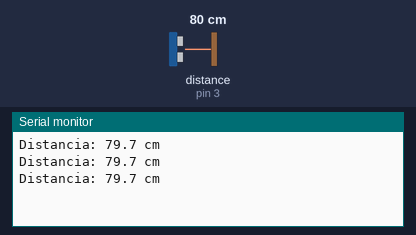
The sketch below on a simulated Arduino Uno, built with avr-gcc and run on an emulated ATmega328P. Shown: the last lines printed to the serial monitor. Wiring (inferred from the names in the program): ultrasonic range finder: trigger pin 2; echo pin 3. Inputs (shaded band) come from the test bench; at power-on: distance to the obstacle (sensor on pin 3) 80 cm. The echo pulse lasts 58.3 µs per cm.

Above: at 1.3 s.
1.4 s: distance to the obstacle (sensor on pin 3) set to 2 cm
At 1.9 s:
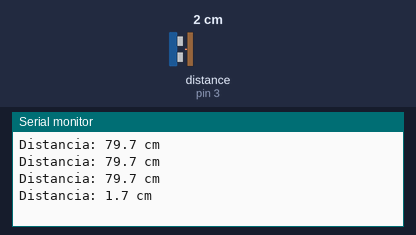
2.9 s: distance to the obstacle (sensor on pin 3) set to 4 cm
At 3.4 s:
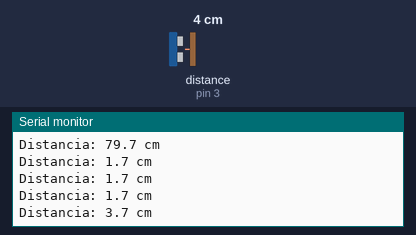
Timing chart, 0 to 5.9 s (numbered marks = the images above; inputs shaded):
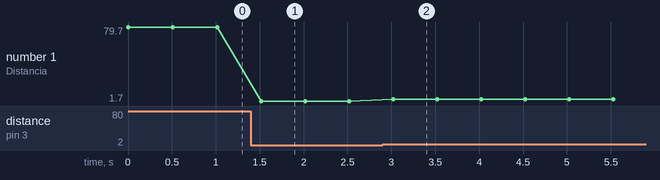

The sketch:

sensor_breno.ino
```cpp
// ============================================================================
// Bolinho de Chuva — código do sensor feito pelo Breno (Arduino + HC-SR04)
// ============================================================================
// Mede a distância do sensor até a água e escreve no cabo USB, 2 vezes por
// segundo, uma linha assim:
//
//     Distancia: 15.2 cm
//
// Como chega no site: o Arduino fica ligado no computador pelo cabo USB. Na
// página Sensor do site (no Chrome ou no Edge), clique em "Conectar sensor":
// o site lê essas linhas e manda a distância para a API (POST /api/sensor-leitura).
// O código do site que faz isso está em frontend/js/sensor-usb.js.
//
// Fiação: VCC -> 5V · GND -> GND · Trig -> pino 2 · Echo -> pino 3
// Importante: o site lê a 9600 (igual ao Serial.begin abaixo). Se mudar aqui,
// mude também VELOCIDADES em frontend/js/sensor-usb.js (o site tenta 9600 e 115200).
// ============================================================================

const int TRIG = 2;
const int ECHO = 3;

void setup() {
  Serial.begin(9600);
  pinMode(TRIG, OUTPUT);
  digitalWrite(TRIG, LOW);
  pinMode(ECHO, INPUT);
}

void loop() {
  digitalWrite(TRIG, HIGH);
  delayMicroseconds(10);
  digitalWrite(TRIG, LOW);

  unsigned long duracao = pulseIn(ECHO, HIGH, 30000UL);

  if (duracao == 0) {
    Serial.println("Sem eco");
  } else {
    float distanciaCm = duracao * 0.0343f / 2.0f;
    Serial.print("Distancia: ");
    Serial.print(distanciaCm, 1);
    Serial.println(" cm");
  }

  delay(500);
}
```

Measured:
- after the input at 1.4 s, the serial monitor: prints a new line after 0.12 s (image 1)
- after the input at 2.9 s, the serial monitor: prints a new line after 0.12 s (image 2)
- plotted number 1: 79.7 → 1.7 after the input at 1.4 s, 1.7 → 3.7 after the input at 2.9 s
